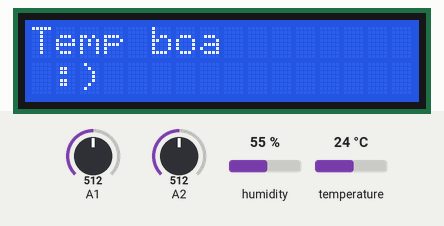
Recording of a sketch running on a simulated Arduino Uno, built with avr-gcc and run on an emulated ATmega328P. On the bench: 16×2 character LCD. The inputs (shaded band) are chosen by the test bench; at power-on: humidity 55 %, A2 = 512, A1 = 512, temperature 24 °C. What the sketch prints to the serial monitor is not drawn.

Above: at 5.8 s.
5.9 s: humidity set to 22 %
At 6.8 s:
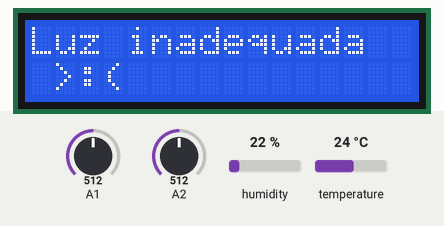
10.6 s: A2 set to 710
At 14.6 s:
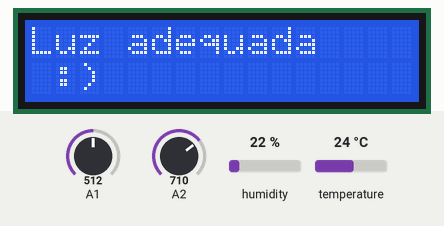
19.9 s: A1 set to 306
At 24.3 s:
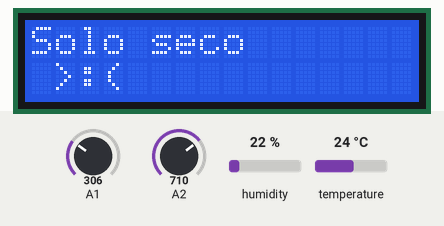
29.1 s: temperature set to 21 °C
32.3 s: temperature set to 18 °C
At 34.6 s:
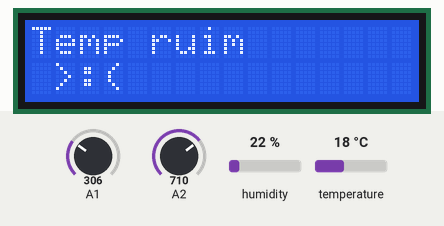
40.4 s: humidity set to 68 %
Timing chart, 0 to 43.4 s (numbered marks = the images above; inputs shaded):
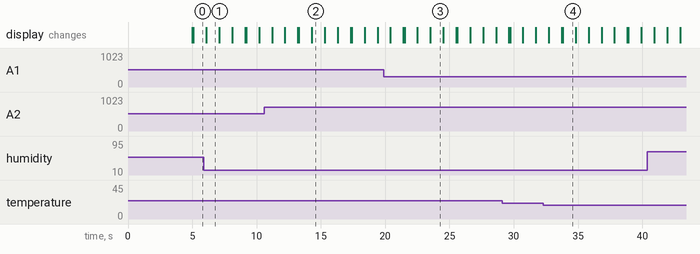

Measured:
- the behaviour switches between 20 and 19 °C on temperature (found by bisection; images 3 and 4)
- after the input at 10.6 s, the display: first differs from a run without the input after 3.7 s (image 2)
- after the input at 19.9 s, the display: first differs from a run without the input after 3.6 s (image 3)
- after the input at 32.3 s, the display: first differs from a run without the input after 1.5 s (image 4)
- what the display in image 1 shows lasts 1.0 s, from 6.1 s to 7.1 s

The sketch:

GAIA.ino
```cpp
#include <LiquidCrystal.h>
#include <DHT.h>
#include <DHT_U.h>
#define dht_porta A0
#define DHTTYPE DHT11

DHT dht(dht_porta, DHTTYPE);
int c = 1;
LiquidCrystal lcd_1(12, 11, 5, 4, 3, 2);
int ldr;
String sensorData = "<";

void setup() {
  pinMode(A2, INPUT);
  pinMode(A1, INPUT);
  Serial.begin(9600);
  dht.begin();
}

void loop() {
  while (c == 1) {
    lcd_1.setCursor(0, 0);
    lcd_1.print("Bem vindo a Gaia");
    delay(5000);
    lcd_1.clear();
    c += 1;
  }

  lcd_1.begin(16, 2);
  ldr = analogRead(A2);
  int Temperatura = dht.readTemperature();
  int Umidade = dht.readHumidity();
  float luz = analogRead(A2);
  float umdS = analogRead(A1);
  sensorData.concat(luz);
  sensorData.concat(", ");
  sensorData.concat(Temperatura);
  sensorData.concat(", ");
  sensorData.concat(Umidade);
  sensorData.concat(", ");
  sensorData.concat(umdS);
  sensorData.concat(">");
  Serial.println(sensorData);
  sensorData="<";


//Condição para temperatura ruim
  if (Temperatura<20 or Temperatura>32){
    lcd_1.setCursor(0,0);
    lcd_1.print("Temp ruim");
    lcd_1.setCursor(0, 1);
    lcd_1.print(" >:( ");
    delay(1000);
    lcd_1.clear();
  }

//Condição para temperatura boa
  if (20<=Temperatura or Temperatura<=32){
    lcd_1.setCursor(0,0);
    lcd_1.print("Temp boa");
    lcd_1.setCursor(0, 1);
    lcd_1.print(" :) ");
    delay(1000);
    lcd_1.clear();
  }

//Condição para luz adequada
   if (luz>700){
    lcd_1.setCursor(0,0);
    lcd_1.print("Luz adequada");
    lcd_1.setCursor(0, 1);
    lcd_1.print(" :) ");
    delay(1000);
    lcd_1.clear();
  }

//Condição para luz inadequada
  if (luz<700){
    lcd_1.setCursor(0,0);
    lcd_1.print("Luz inadequada");
    lcd_1.setCursor(0, 1);
    lcd_1.print(" >:( ");
    delay(1000);
    lcd_1.clear();
  }

//Condição para umidade do adequada
  if (umdS>400){
    lcd_1.setCursor(0,0);
    lcd_1.print("Solo umido");
    lcd_1.setCursor(0, 1);
    lcd_1.print(" :) ");
    delay(1000);
    lcd_1.clear();
  }

//Condição para umidade do solo inadequada
  if (umdS<400){
    lcd_1.setCursor(0,0);
    lcd_1.print("Solo seco");
    lcd_1.setCursor(0, 1);
    lcd_1.print(" >:( ");
    delay(1000);
    lcd_1.clear();
  }

//Condição para umidade do ar adequada
  if (Umidade>50){
    lcd_1.setCursor(0,0);
    lcd_1.print("Ar umido");
    lcd_1.setCursor(0, 1);
    lcd_1.print(" :) ");
    delay(1000);
    lcd_1.clear();
  }

//Condição para umidade do ar inadequada
 if (Umidade<=50){
    lcd_1.setCursor(0,0);
    lcd_1.print("Ar seco ");
    lcd_1.setCursor(0, 1);
    lcd_1.print(" >:( ");
    delay(1000);
    lcd_1.clear();
  }
}
```
